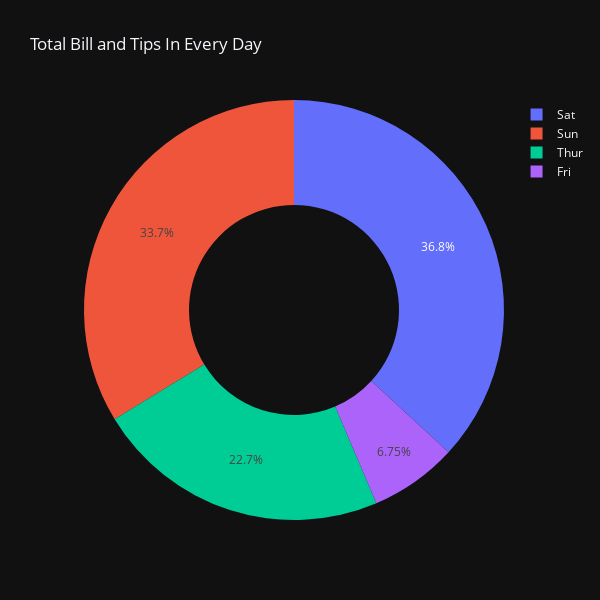

The notebook cell this image was saved under:
### Code cell
# Total Bill and Tips In Every Day 
px.pie(tbtd, values='total_bill', names='day',
       
        hover_name = 'tip',              #values appear in bold in the hover tooltip
       
        labels={"total_bill":"TOTAL BILL "},       #map the labels
       
        title = 'Total Bill and Tips In Every Day',     #figure title
       
        template = 'plotly_dark',            #'ggplot2', 'seaborn', 'simple_white', 'plotly',
                                            #'plotly_white', 'plotly_dark', 'presentation',
                                            #'xgridoff', 'ygridoff', 'gridon', 'none'
       
        width=600,                          #figure width in pixels
        height=600,                         #figure height in pixels
       
        hole=0.5,                           #represents the hole in middle of pie
       
        )

### Figure 1 — Plotly figure (JSON) as saved in the notebook; plotly's stock layout.template omitted (floating-point values rounded to 4 significant figures)
{"data": [{"domain": {"x": [0, 1], "y": [0, 1]}, "hole": 0.5, "hovertemplate": "<b>%{hovertext}</b><br><br>day=%{label}<br>TOTAL BILL =%{value}<extra></extra>", "hovertext": ["51.96", "260.4", "247.39000000000007", "171.83"], "labels": ["Fri", "Sat", "Sun", "Thur"], "legendgroup": "", "name": "", "showlegend": true, "type": "pie", "values": [325.9, 1778.0, 1627.0, 1096.0]}], "layout": {"height": 600, "legend": {"tracegroupgap": 0}, "title": {"text": "Total Bill and Tips In Every Day"}, "width": 600}}
